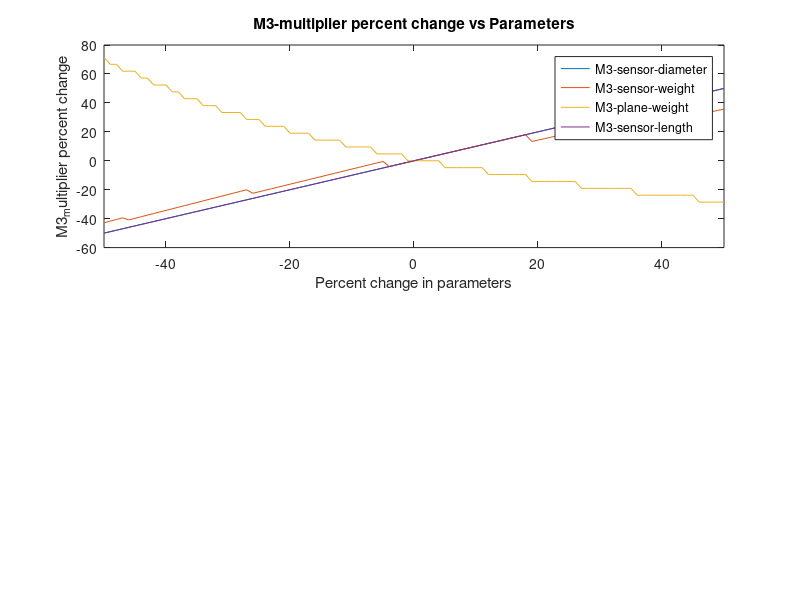

This figure's MATLAB source:
%% Sensitivity Study on Mission 3 Score Multiplier %%

% Preparing Constants
Cd_sensor = 0.04; % unitless
Cd_plane = 0.027; % unitless
A_wing = 5; % ft^2

track_length = 3000; % ft
flight_time = 10*60; % seconds
rho = 0.002377; % slug/ft^3
rho_sensor = 1.05675; % slug/ft^3 --> Selected PC plastic 34 lb/ft^3

X = 0.5 * Cd_plane * A_wing * rho;
Y = (pi/8) * Cd_sensor * rho;
A = flight_time / track_length; % s*laps/ft

% Baseline variables
Mp = 6;                     %takeoff weight of the plane except the sensor
Ms = 1.5;                   %weight of the sensor
d  = 2/12;                  %diameter of the sensor
len = 8/12;                 %length of the sensor

d_span  = [-d/2:d/100:d/2];
sw_span = [-Ms/2:Ms/100:Ms/2];
pw_span = [-Mp/2:Mp/100:Mp/2];
sl_span = [-len/2:len/100:len/2];

vel = 85;                   %velocity, ft/s
T = 10;                     %thrust, lb
llap = 3000;                %circumference of track, ft/lap
FT = 600;                   %flight time,  sec

% M3 score multiplier baseline at the baseline of sensor diameter %
% Baseline score multiplier
num_laps_base = floor(1/(llap * (Mp + Ms)) * (T * vel * FT - (X + Y * d^2)/3 * vel^3 * FT));
M3_multi_base = Ms * 4 * d * num_laps_base;

% vary sensor diameter
for i=1:length(d_span)
    num_laps_calc = floor(1/(llap * (Mp + Ms)) * (T * vel * FT - (X + Y * (d + d_span(1, i))^2)/3 * vel^3 * FT));  
    M3_multi_1(1,i) = Ms * 4 * (d + d_span(1,i)) * num_laps_calc;
    M3_multi_diameter_ratio(1,i) =  (M3_multi_1(1,i) - M3_multi_base) / M3_multi_base;
end

%vary sensor weight
for i=1:length(sw_span)
     num_laps_calc = floor(1/(llap * (Mp + (Ms + sw_span(1, i)))) * (T * vel * FT - (X + Y * d^2)/3 * vel^3 * FT)); 
     M3_multi_2(1,i) = (Ms + sw_span(1,i)) * 4 * d * num_laps_calc;
     M3_multi_sensor_weight_ratio(1,i) =  (M3_multi_2(1,i) - M3_multi_base) / M3_multi_base;
end

for i=1:length(pw_span)
     num_laps_calc = floor(1/(llap * ((Mp + pw_span(1, i)) + Ms)) * (T * vel * FT - (X + Y * d^2)/3 * vel^3 * FT));
     M3_multi_3(1,i) = Ms * 4 * d * num_laps_calc;
     M3_multi_plane_weight_ratio(1,i) = (M3_multi_3(1,i) - M3_multi_base) / M3_multi_base;
end

for i=1:length(sl_span)
     num_laps_calc = floor(1/(llap * (Mp + Ms)) * (T * vel * FT - (X + Y * d^2)/3 * vel^3 * FT));
     M3_multi_4(1,i) = Ms * (len + sl_span(1, i)) * num_laps_calc;
     M3_multi_sensor_length_ratio(1,i) = (M3_multi_4(1,i) - M3_multi_base) / M3_multi_base;
end


subplot(2,1,1);
plot(100 * d_span(1,:) / d, 100 * M3_multi_diameter_ratio(1,:), 'DisplayName', 'M3-sensor-diameter');
hold on;
plot(100 * sw_span(1,:) / Ms, 100 * M3_multi_sensor_weight_ratio(1,:), 'DisplayName', 'M3-sensor-weight');
hold on;
plot(100 * pw_span(1,:) / Mp, 100 * M3_multi_plane_weight_ratio(1,:), 'DisplayName', 'M3-plane-weight');
hold on;
plot(100 * sl_span(1,:) / len, 100 * M3_multi_sensor_length_ratio(1,:), 'DisplayName', 'M3-sensor-length');
hold off;
legend('show');
title('M3-multiplier percent change vs Parameters');
xlabel('Percent change in parameters');
ylabel('M3_multiplier percent change');
xlim([-50 50]);



